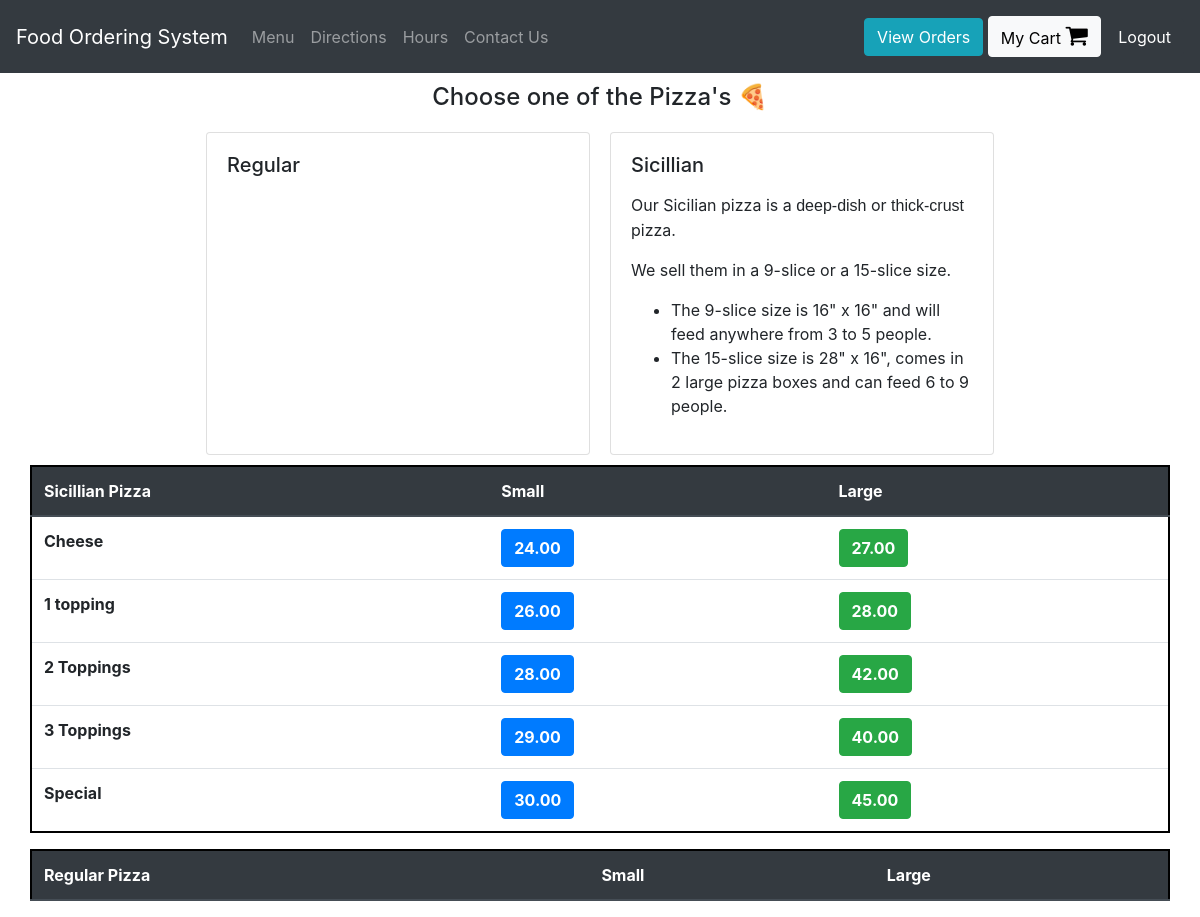
Page /Pizza (signed in) on the committed database.
### orders/models.py (models this page shows, shortened)
class SicilianPizza(models.Model):
    pizza_choice = models.CharField(max_length=200)
    small_price = models.DecimalField(max_digits=6, decimal_places=2)
    large_price = models.DecimalField(max_digits=6, decimal_places=2)
    category_description = models.TextField() #make this the wysiwyg text field

### orders/views.py (the view)
# urls.py: path("Pizza", views.pizza, name="pizza"),
def pizza(request):
    if request.user.is_authenticated:
        return render(request, "orders/pizza.html", context = {"regular_pizza":RegularPizza.objects.all, "sicillian_pizza":SicilianPizza.objects.all , "toppings":Toppings.objects.all, "number_of_toppings":[1,2,3]})
    else:
        return redirect("orders:login")

### orders/templates/orders/pizza.html (shortened to what this page needs)
{% extends 'orders/header.html' %}
{% block content %}
    <div class="container">
      <h4 style="margin:10px; text-align:center;"> Choose one of the Pizza's &#x1f355 </h4>
      <div class="row justify-content-center">
            <div class="card" id="regular_pizza_card" style="width: 24rem; margin:10px;">
              <div class="card-body">
                <h5 class="card-title" >Regular </h5>
              </div>
            </div>
            <div class="card" id="sicillian_pizza_card" style="width: 24rem; margin:10px;">
              <div class="card-body">
                <h5 class="card-title">Sicillian </h5>
                {% for pizza in sicillian_pizza %}
                  {% if pizza.category_description != "default" %}
                    <p class="card-text">{{ pizza.category_description | safe }}</p>
                  {% endif %}
                {% endfor %}
              </div>
            </div>
      </div>
      <div class="row" >
        <table class="table" id="sicillian_pizza_table" style="border: 2px solid black">
          <thead class="thead-dark">
            <tr>
              <th scope="col">Sicillian Pizza</th>
              <th scope="col">Small</th>
              <th scope="col">Large</th>
            </tr>
          </thead>
          <tbody>
            {% for pizza in sicillian_pizza %}
              <tr>
                <th>{{pizza.pizza_choice}}</th>
                {% if forloop.counter0 in number_of_toppings %}
                  <td><button type="button" class="btn btn-primary add_to_cart"  onclick="pizza_toppings({{forloop.counter0}}, 'Small Sicillian', {{pizza.small_price}})"><strong>{{pizza.small_price}}</strong></button></td>
                  <td><button type="button" class="btn btn-success add_to_cart"  onclick="pizza_toppings({{forloop.counter0}}, 'Large Sicillian', {{pizza.large_price}})"><strong>{{pizza.large_price}}</strong></button></td>
                {% else %}
                  <td><button type="button" class="btn btn-primary add_to_cart"  onclick="add_to_cart({item_description: 'Small Sicillian Pizza - {{pizza.pizza_choice}}' , price: {{pizza.small_price}} })"><strong>{{pizza.small_price}}</strong></button></td>
                  <td><button type="button" class="btn btn-success add_to_cart"  onclick="add_to_cart({item_description: 'Large Sicillian Pizza - {{pizza.pizza_choice}}' , price: {{pizza.large_price}} })"><strong>{{pizza.large_price}}</strong></button></td>
                {% endif %}
              </tr>
            {% endfor %}
          </tbody>
        </table>
        <table class="table" id="regular_pizza_table" style="border: 2px solid black">
          <thead class="thead-dark">
            <tr>
              <th scope="col">Regular Pizza</th>
              <th scope="col">Small</th>
              <th scope="col">Large</th>
            </tr>
          </thead>
        </table>
      </div>
    </div>
{% endblock %}

### rows in the picture
SicilianPizza: category_description "Our Sicilian pizza is a deep-dish or thick-crust pizza. We sell them in a 9-slice or a 15-slice size. The 9-slice size is 16\" x 16\" and will feed anywhere from 3 to 5 people. The 15-slice size is 28\" x 16\", comes in 2 large pizza boxes and can feed 6 to 9 people.", pizza_choice "Cheese", small_price "24.00", large_price "27.00"
SicilianPizza: pizza_choice "1 topping", small_price "26.00", large_price "28.00"
SicilianPizza: pizza_choice "2 Toppings", small_price "28.00", large_price "42.00"
SicilianPizza: pizza_choice "3 Toppings", small_price "29.00", large_price "40.00"
SicilianPizza: pizza_choice "Special", small_price "30.00", large_price "45.00"
